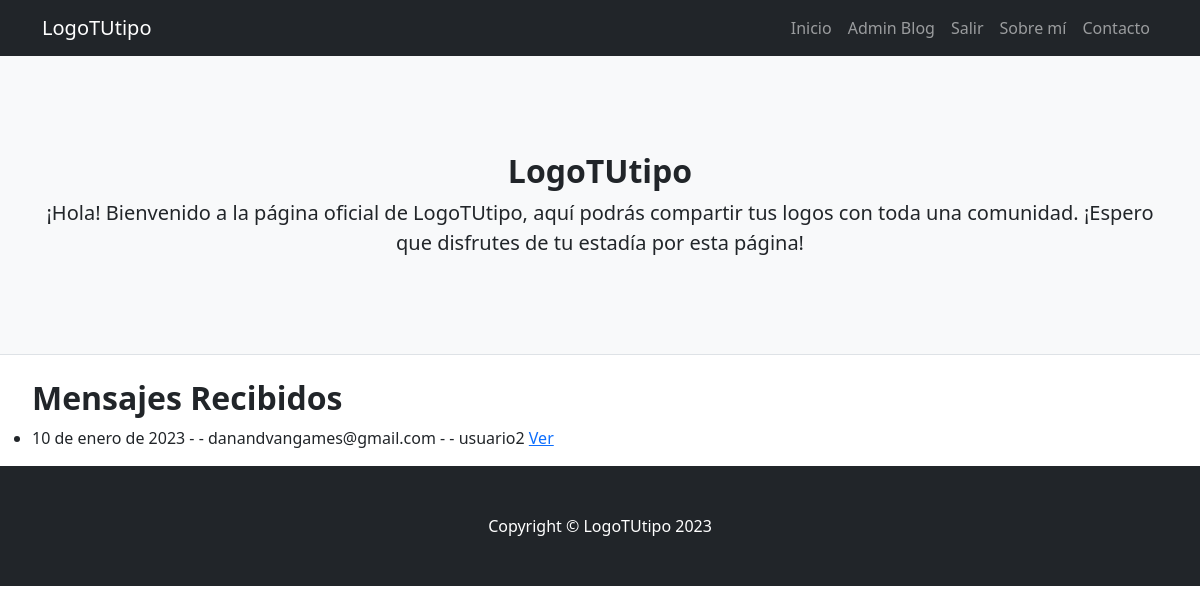
Page /mi_blog/mensajes/listar (signed in) on the committed database.
### mi_blog/models.py (models this page shows)
class Mensaje(models.Model):
    email = models.EmailField()
    nombre = models.CharField(max_length=50)
    texto = models.TextField(max_length=1000)
    enviado_el = models.DateField(auto_now_add=True)

### mi_blog/views.py (the view)
# urls.py: path('mi_blog/mensajes/listar', MensajeListar.as_view(), name='mi_blog_mensajes_listar'),
class MensajeListar(LoginRequiredMixin, ListView):
    model = Mensaje

### mi_blog/templates/mi_blog/mensaje_list.html (shortened to what this page needs)
{% extends 'mi_blog/base.html' %}
{% block contenido %}
<ul>
    <h2 style="font-weight: bold">Mensajes Recibidos</h2>
{% for mensaje in object_list %}
    <li>{{mensaje.enviado_el}} - - {{mensaje.email}} - - {{mensaje.nombre}}
            <a href="{% url 'mi_blog_mensajes_detalle' mensaje.id %}">Ver</a>
    </li>
{% endfor %}
</ul>
{% endblock %}

### rows in the picture
Mensaje: enviado_el "10 de enero de 2023", email "danandvangames@gmail.com", nombre "usuario2"
